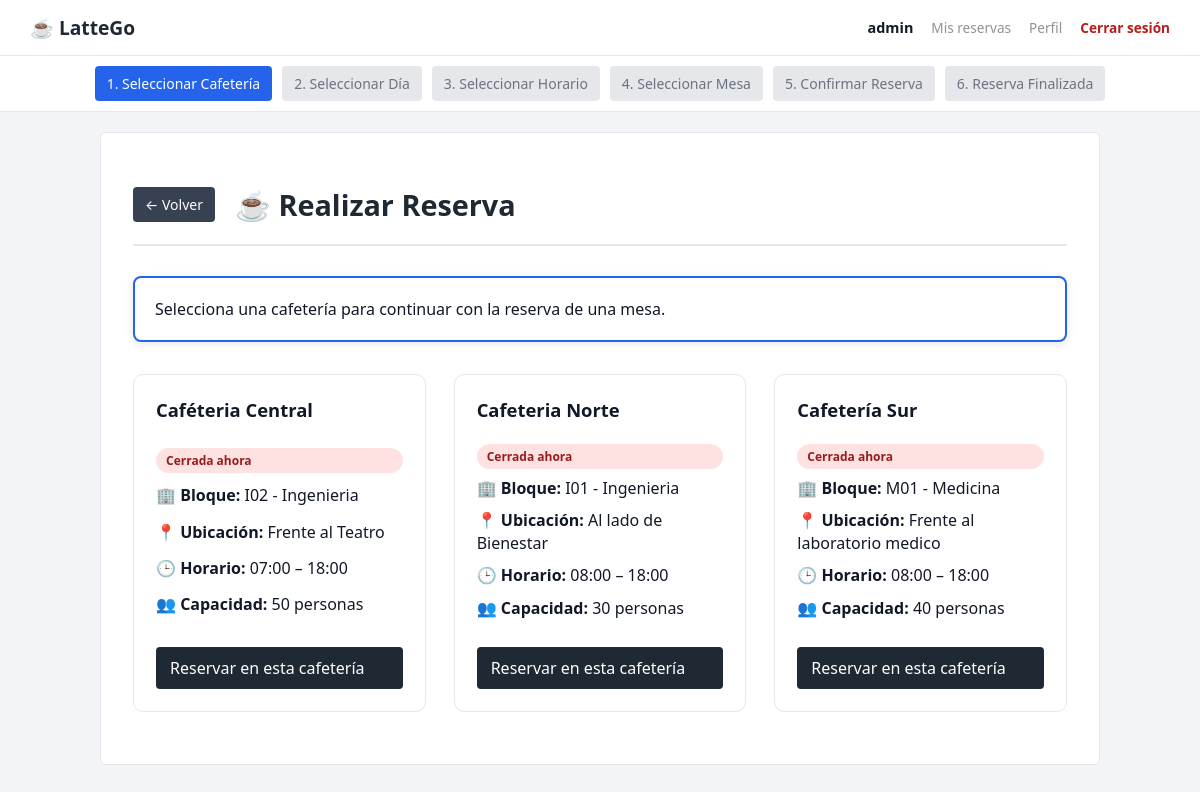
/reservas/ (signed in), run on an earlier commit of the app's database.
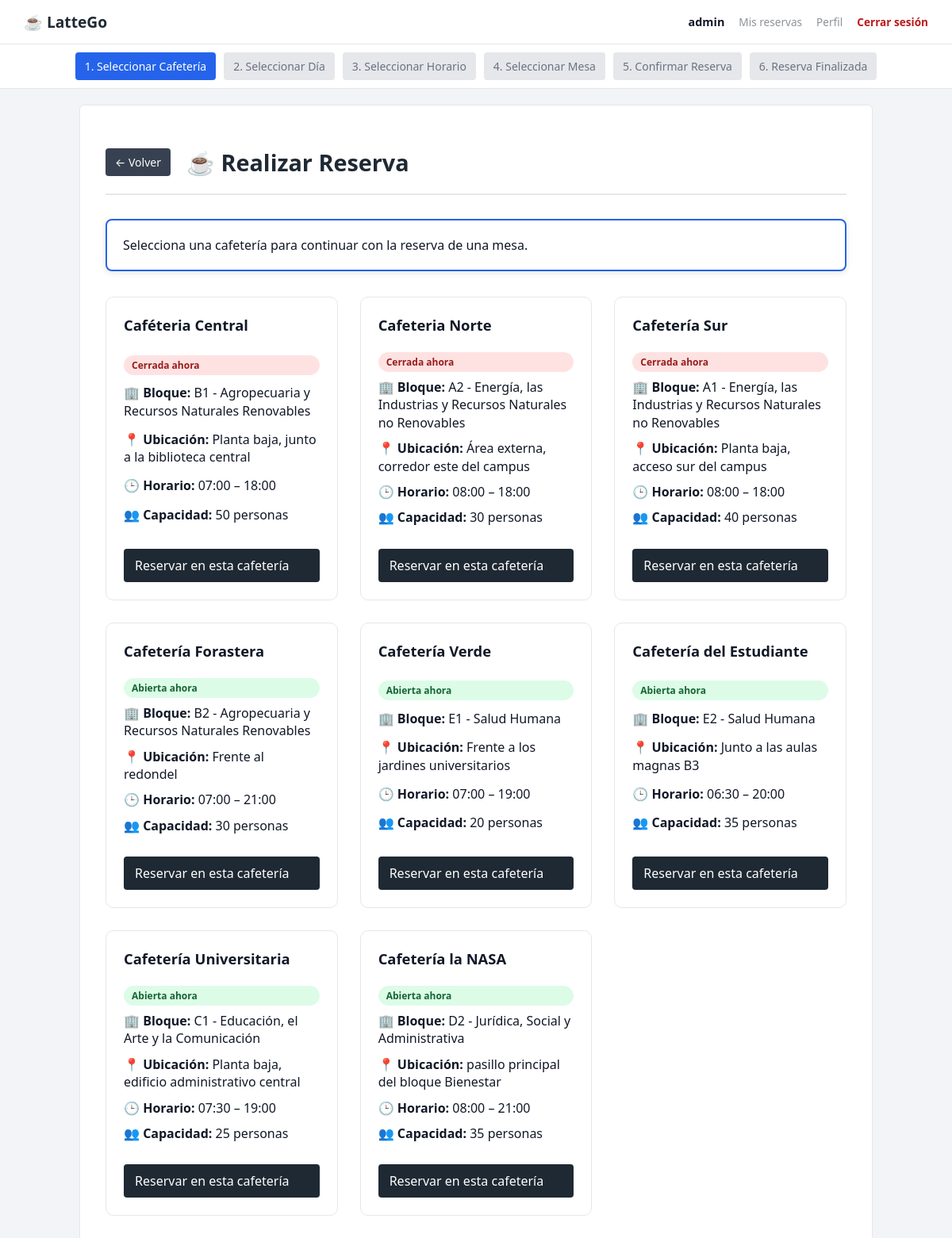
And on a later commit of the database.
### cafeterias/models.py (models this page shows, shortened)
class Cafeteria(models.Model):
    nombre = models.CharField(max_length=100)
    capacidad = models.PositiveIntegerField()
    hora_apertura = models.TimeField()
    hora_cierre = models.TimeField()
    descripcion = models.TextField()
    ubicacion = models.CharField(max_length=150)
    bloque = models.OneToOneField(
        Bloque,
        on_delete=models.CASCADE
    )
    def esta_abierta(self, hora_actual):
        if self.hora_apertura <= self.hora_cierre:
            return self.hora_apertura <= hora_actual <= self.hora_cierre
        return hora_actual >= self.hora_apertura or hora_actual <= self.hora_cierre

### infraestructura/models.py (models this page shows, shortened)
class Bloque(models.Model):
    numero_bloque = models.CharField(max_length=10)
    facultad = models.ForeignKey(
        Facultad,
        on_delete=models.CASCADE,
        related_name='bloques'
    )

class Facultad(models.Model):
    nombre = models.CharField(max_length=100)
    universidad = models.ForeignKey(
        Universidad,
        on_delete=models.CASCADE,
        related_name='facultades'
    )

### reservas/views.py (the view)
@login_required
def realizar_reserva(request):
    cafeterias = Cafeteria.objects.all() #Obtener todas las cafeterías
    hora_actual = timezone.localtime().time()
    cafeterias_estado = []
    for c in cafeterias:
        cafeterias_estado.append({
            'cafeteria': c,
            'abierta': c.esta_abierta(hora_actual)
        })
    return render(
        request,
        "reservas/realizar_reserva.html",
        {"cafeterias_estado": cafeterias_estado, "current_step": 1, "hora_actual": hora_actual}
    )

### reservas/templates/reservas/realizar_reserva.html
{% extends 'reservas/base.html' %}
{% block step_indicator %}
{% if current_step %}
<div class="step-indicator">
  <span class="step {% if current_step >= 1 %}active{% endif %}">1. Seleccionar Cafetería</span>
  <span class="step {% if current_step >= 2 %}active{% endif %}">2. Seleccionar Día</span>
  <span class="step {% if current_step >= 3 %}active{% endif %}">3. Seleccionar Horario</span>
  <span class="step {% if current_step >= 4 %}active{% endif %}">4. Seleccionar Mesa</span>
  <span class="step {% if current_step >= 5 %}active{% endif %}">5. Confirmar Reserva</span>
  <span class="step {% if current_step >= 6 %}active{% endif %}">6. Reserva Finalizada</span>
</div>
{% endif %}
{% endblock %}
{% block content %}
<div class="container-wide">
<div class="page-header">
  <a href="{% url 'home_cliente' %}" class="back-button">← Volver</a>
  <h2>☕ Realizar Reserva</h2>
</div>
<p class="info">
  Selecciona una cafetería para continuar con la reserva de una mesa.
</p>
{% load tz %}
{% now "H:i:s" as hora_actual %}
<div class="cafeterias-list">
  {% for item in cafeterias_estado %}
    <div class="cafeteria-card">
      <h3>{{ item.cafeteria.nombre }}</h3>
      {% if item.abierta %}
        <span class="estado abierto">Abierta ahora</span>
      {% else %}
        <span class="estado cerrado">Cerrada ahora</span>
      {% endif %}
      <p>
        🏢 <strong>Bloque:</strong> {{ item.cafeteria.bloque.numero_bloque }} - {{ item.cafeteria.bloque.facultad.nombre }}
      </p>
      <p>
        📍 <strong>Ubicación:</strong> {{ item.cafeteria.ubicacion }}
      </p>
      <p>
        🕒 <strong>Horario:</strong>
        {{ item.cafeteria.hora_apertura|time:"H:i" }} – {{ item.cafeteria.hora_cierre|time:"H:i" }}
      </p>
      <p>
        👥 <strong>Capacidad:</strong> {{ item.cafeteria.capacidad }} personas
      </p>
      <a class="btn"
      href="{% url 'reservas:calendario_general' item.cafeteria.id %}">
      Reservar en esta cafetería
      </a>
    </div>
  {% empty %}
   <div class="empty">
      ☕ No hay cafeterías disponibles en este momento.
    </div>
  {% endfor %}
</div>
</div>
{% endblock %}

### reservas/templates/reservas/base.html (shortened to what this page needs)
{% load static %}
<!DOCTYPE html>
<html lang="es">
<head>
    <link rel="stylesheet" href="{% static 'reservas/styles.css' %}">
</head>
<body>
<header class="main-header">
    <div class="header-left">
        <span class="logo">☕ LatteGo</span>
    </div>
    <div class="header-right">
        <span class="usuario">
            {{ request.user.username }}
        </span>
        <a href="#" class="header-link disabled">Mis reservas</a>
        <a href="#" class="header-link disabled">Perfil</a>
        <a href="{% url 'logout' %}" class="header-link salir">Cerrar sesión</a>
    </div>
</header>
{% block step_indicator %}
{% endblock %}
<main class="container">
    {% block content %}
    {% endblock %}
</main>
</body>
</html>

### reservas/static/reservas/styles.css (style rules this page uses)
html { overflow-y: scroll; }
:root { --color-primario: #1f2933; --color-secundario: #374151; --color-acento: #2563eb; --color-fondo: #f2f4f7; --color-borde: #e5e7eb; --color-texto: #111827; }
* { margin: 0; padding: 0; box-sizing: border-box; font-family: system-ui, -apple-system, "Segoe UI", Roboto, Arial, sans-serif; }
body { background-color: var(--color-fondo); color: var(--color-texto); }
.container { max-width: 1000px; margin: 20px auto; background: #ffffff; padding: 32px; border-radius: 6px; border: 1px solid var(--color-borde); }
.container-wide { max-width: 3200px; margin: 20px auto; }
h1, h2, h3 { margin-bottom: 14px; font-weight: 600; color: var(--color-texto); }
h2 { font-size: 1.4rem; }
h3 { font-size: 1.15rem; }
a { text-decoration: none; }
.btn { display: inline-block; padding: 10px 14px; background-color: var(--color-primario); color: #ffffff; border-radius: 4px; font-weight: 500; transition: background-color 0.2s ease; }
.info { background: #ffffff; padding: 20px; border: 2px solid var(--color-acento); margin-bottom: 32px; border-radius: 8px; font-size: 1rem; font-weight: 500; color: var(--color-texto); box-shadow: 0 2px 8px rgba(0,0,0,0.1); }
.cafeterias-list { display: grid; grid-template-columns: repeat(3, 1fr); gap: 28px; }
.cafeteria-card, .mesa-card, .opcion-card { background: #ffffff; border: 1px solid var(--color-borde); padding: 22px; border-radius: 10px; transition: border-color 0.2s ease, background-color 0.2s ease; }
.cafeteria-card { display: flex; flex-direction: column; justify-content: space-between; }
.cafeteria-card .btn { margin-top: 18px; }
.cafeteria-card p { margin-bottom: 10px; line-height: 1.4; }
.estado { display: inline-block; margin: 8px 0; padding: 4px 10px; font-size: 0.75rem; border-radius: 999px; font-weight: 600; }
.estado.abierto { background: #dcfce7; color: #166534; }
.estado.cerrado { background: #fee2e2; color: #991b1b; }
.main-header { display: flex; justify-content: space-between; align-items: center; background-color: #ffffff; padding: 14px 30px; border-bottom: 1px solid var(--color-borde); }
.logo { font-size: 1.2rem; font-weight: 700; color: var(--color-primario); }
.header-right { display: flex; align-items: center; gap: 18px; }
.usuario { font-size: 0.9rem; font-weight: 600; }
.header-link { font-size: 0.85rem; color: var(--color-primario); font-weight: 500; }
.header-link.disabled { opacity: 0.5; pointer-events: none; }
.header-link.salir { color: #b91c1c; font-weight: 600; }
.step-indicator { display: flex; justify-content: center; align-items: center; width: 100%; margin: 0; padding: 10px; background: #ffffff; border-bottom: 1px solid var(--color-borde); flex-wrap: wrap; gap: 10px; }
.step { padding: 8px 12px; border-radius: 4px; background: #e5e7eb; color: #6b7280; font-size: 14px; font-weight: 500; transition: all 0.3s ease; }
.step.active { background: var(--color-acento); color: #ffffff; }
.page-header { display: flex; align-items: center; gap: 20px; margin-bottom: 30px; padding-bottom: 20px; border-bottom: 2px solid var(--color-borde); }
.page-header h2 { font-size: 1.8rem; font-weight: 700; color: var(--color-primario); margin: 0; }
.back-button { display: inline-flex; align-items: center; padding: 8px 12px; background: var(--color-secundario); color: #ffffff; text-decoration: none; border-radius: 4px; font-size: 14px; transition: background 0.3s ease; }

What changed in the data, as far as the page shows it:
changed Cafeteria "Caféteria Central": cafeteria.bloque.numero_bloque "I02" → "B1"; cafeteria.bloque.facultad.nombre "Ingenieria" → "Agropecuaria y Recursos Naturales Renovables"; cafeteria.ubicacion "Frente al Teatro" → "Planta baja, junto a la biblioteca central"
changed Cafeteria "Cafeteria Norte": cafeteria.bloque.numero_bloque "I01" → "A2"; cafeteria.bloque.facultad.nombre "Ingenieria" → "Energía, las Industrias y Recursos Naturales no Renovables"; cafeteria.ubicacion "Al lado de Bienestar" → "Área externa, corredor este del campus"
changed Cafeteria "Cafetería Sur": cafeteria.bloque.numero_bloque "M01" → "A1"; cafeteria.bloque.facultad.nombre "Medicina" → "Energía, las Industrias y Recursos Naturales no Renovables"; cafeteria.ubicacion "Frente al laboratorio medico" → "Planta baja, acceso sur del campus"
added Cafeteria: cafeteria.nombre "Cafetería Forastera", shows "Abierta ahora", cafeteria.bloque.numero_bloque "B2", cafeteria.bloque.facultad.nombre "Agropecuaria y Recursos Naturales Renovables", cafeteria.ubicacion "Frente al redondel", cafeteria.hora_apertura "07:00", cafeteria.hora_cierre "21:00", cafeteria.capacidad "30"
added Cafeteria: cafeteria.nombre "Cafetería Verde", shows "Abierta ahora", cafeteria.bloque.numero_bloque "E1", cafeteria.bloque.facultad.nombre "Salud Humana", cafeteria.ubicacion "Frente a los jardines universitarios", cafeteria.hora_apertura "07:00", cafeteria.hora_cierre "19:00", cafeteria.capacidad "20"
added Cafeteria: cafeteria.nombre "Cafetería del Estudiante", shows "Abierta ahora", cafeteria.bloque.numero_bloque "E2", cafeteria.bloque.facultad.nombre "Salud Humana", cafeteria.ubicacion "Junto a las aulas magnas B3", cafeteria.hora_apertura "06:30", cafeteria.hora_cierre "20:00", cafeteria.capacidad "35"
added Cafeteria: cafeteria.nombre "Cafetería Universitaria", shows "Abierta ahora", cafeteria.bloque.numero_bloque "C1", cafeteria.bloque.facultad.nombre "Educación, el Arte y la Comunicación", cafeteria.ubicacion "Planta baja, edificio administrativo central", cafeteria.hora_apertura "07:30", cafeteria.hora_cierre "19:00", cafeteria.capacidad "25"
added Cafeteria: cafeteria.nombre "Cafetería la NASA", shows "Abierta ahora", cafeteria.bloque.numero_bloque "D2", cafeteria.bloque.facultad.nombre "Jurídica, Social y Administrativa", cafeteria.ubicacion "pasillo principal del bloque Bienestar", cafeteria.hora_apertura "08:00", cafeteria.hora_cierre "21:00", cafeteria.capacidad "35"
